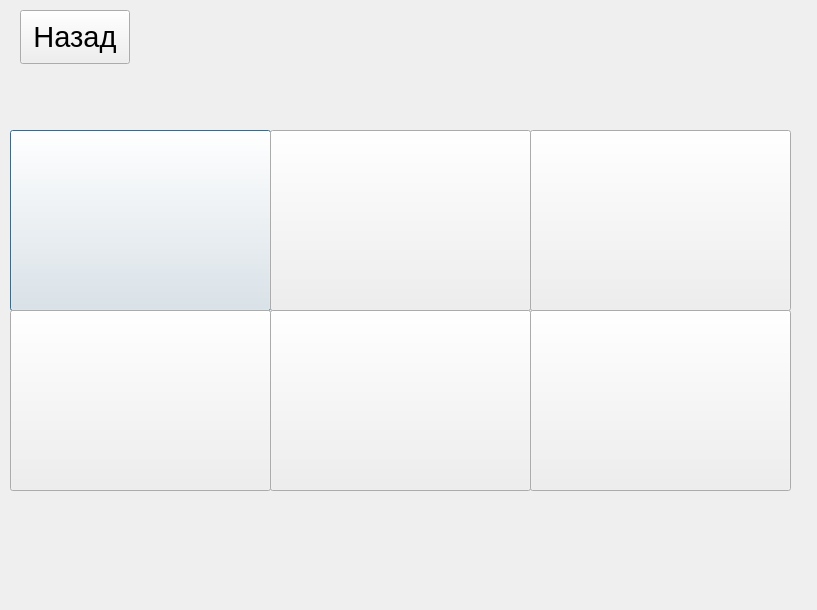
<?xml version="1.0" encoding="UTF-8"?>
<ui version="4.0">
 <class>Map</class>
 <widget class="QDialog" name="Map">
  <property name="enabled">
   <bool>true</bool>
  </property>
  <property name="geometry">
   <rect>
    <x>0</x>
    <y>0</y>
    <width>817</width>
    <height>610</height>
   </rect>
  </property>
  <property name="windowTitle">
   <string>Dialog</string>
  </property>
  <widget class="QPushButton" name="Area1">
   <property name="geometry">
    <rect>
     <x>10</x>
     <y>130</y>
     <width>261</width>
     <height>181</height>
    </rect>
   </property>
   <property name="sizePolicy">
    <sizepolicy hsizetype="Fixed" vsizetype="Maximum">
     <horstretch>0</horstretch>
     <verstretch>0</verstretch>
    </sizepolicy>
   </property>
   <property name="text">
    <string/>
   </property>
   <property name="icon">
    <iconset resource="Assets.qrc">
     <normaloff>:/src/Area1.png</normaloff>:/src/Area1.png</iconset>
   </property>
   <property name="iconSize">
    <size>
     <width>250</width>
     <height>250</height>
    </size>
   </property>
   <property name="autoRepeatDelay">
    <number>300</number>
   </property>
  </widget>
  <widget class="QPushButton" name="Area2">
   <property name="geometry">
    <rect>
     <x>270</x>
     <y>130</y>
     <width>261</width>
     <height>181</height>
    </rect>
   </property>
   <property name="sizePolicy">
    <sizepolicy hsizetype="Fixed" vsizetype="Maximum">
     <horstretch>0</horstretch>
     <verstretch>0</verstretch>
    </sizepolicy>
   </property>
   <property name="text">
    <string/>
   </property>
   <property name="icon">
    <iconset resource="Assets.qrc">
     <normaloff>:/src/Area2.png</normaloff>:/src/Area2.png</iconset>
   </property>
   <property name="iconSize">
    <size>
     <width>250</width>
     <height>250</height>
    </size>
   </property>
  </widget>
  <widget class="QPushButton" name="Area4">
   <property name="geometry">
    <rect>
     <x>10</x>
     <y>310</y>
     <width>261</width>
     <height>181</height>
    </rect>
   </property>
   <property name="sizePolicy">
    <sizepolicy hsizetype="Fixed" vsizetype="Maximum">
     <horstretch>0</horstretch>
     <verstretch>0</verstretch>
    </sizepolicy>
   </property>
   <property name="text">
    <string/>
   </property>
   <property name="icon">
    <iconset resource="Assets.qrc">
     <normaloff>:/src/Area4.png</normaloff>:/src/Area4.png</iconset>
   </property>
   <property name="iconSize">
    <size>
     <width>250</width>
     <height>250</height>
    </size>
   </property>
  </widget>
  <widget class="QPushButton" name="Area3">
   <property name="geometry">
    <rect>
     <x>530</x>
     <y>130</y>
     <width>261</width>
     <height>181</height>
    </rect>
   </property>
   <property name="sizePolicy">
    <sizepolicy hsizetype="Fixed" vsizetype="Maximum">
     <horstretch>0</horstretch>
     <verstretch>0</verstretch>
    </sizepolicy>
   </property>
   <property name="text">
    <string/>
   </property>
   <property name="icon">
    <iconset resource="Assets.qrc">
     <normaloff>:/src/Area3.png</normaloff>:/src/Area3.png</iconset>
   </property>
   <property name="iconSize">
    <size>
     <width>250</width>
     <height>250</height>
    </size>
   </property>
   <property name="autoRepeatDelay">
    <number>300</number>
   </property>
  </widget>
  <widget class="QPushButton" name="Area6">
   <property name="geometry">
    <rect>
     <x>530</x>
     <y>310</y>
     <width>261</width>
     <height>181</height>
    </rect>
   </property>
   <property name="sizePolicy">
    <sizepolicy hsizetype="Fixed" vsizetype="Maximum">
     <horstretch>0</horstretch>
     <verstretch>0</verstretch>
    </sizepolicy>
   </property>
   <property name="text">
    <string/>
   </property>
   <property name="icon">
    <iconset resource="Assets.qrc">
     <normaloff>:/src/Area6.png</normaloff>:/src/Area6.png</iconset>
   </property>
   <property name="iconSize">
    <size>
     <width>250</width>
     <height>250</height>
    </size>
   </property>
  </widget>
  <widget class="QPushButton" name="Area5">
   <property name="geometry">
    <rect>
     <x>270</x>
     <y>310</y>
     <width>261</width>
     <height>181</height>
    </rect>
   </property>
   <property name="sizePolicy">
    <sizepolicy hsizetype="Fixed" vsizetype="Maximum">
     <horstretch>0</horstretch>
     <verstretch>0</verstretch>
    </sizepolicy>
   </property>
   <property name="text">
    <string/>
   </property>
   <property name="icon">
    <iconset resource="Assets.qrc">
     <normaloff>:/src/Area5.png</normaloff>:/src/Area5.png</iconset>
   </property>
   <property name="iconSize">
    <size>
     <width>250</width>
     <height>250</height>
    </size>
   </property>
  </widget>
  <widget class="QPushButton" name="BackButton">
   <property name="geometry">
    <rect>
     <x>20</x>
     <y>10</y>
     <width>110</width>
     <height>54</height>
    </rect>
   </property>
   <property name="font">
    <font>
     <pointsize>22</pointsize>
    </font>
   </property>
   <property name="text">
    <string>Назад</string>
   </property>
  </widget>
 </widget>
 <resources>
  <include location="Assets.qrc"/>
 </resources>
 <connections/>
</ui>
